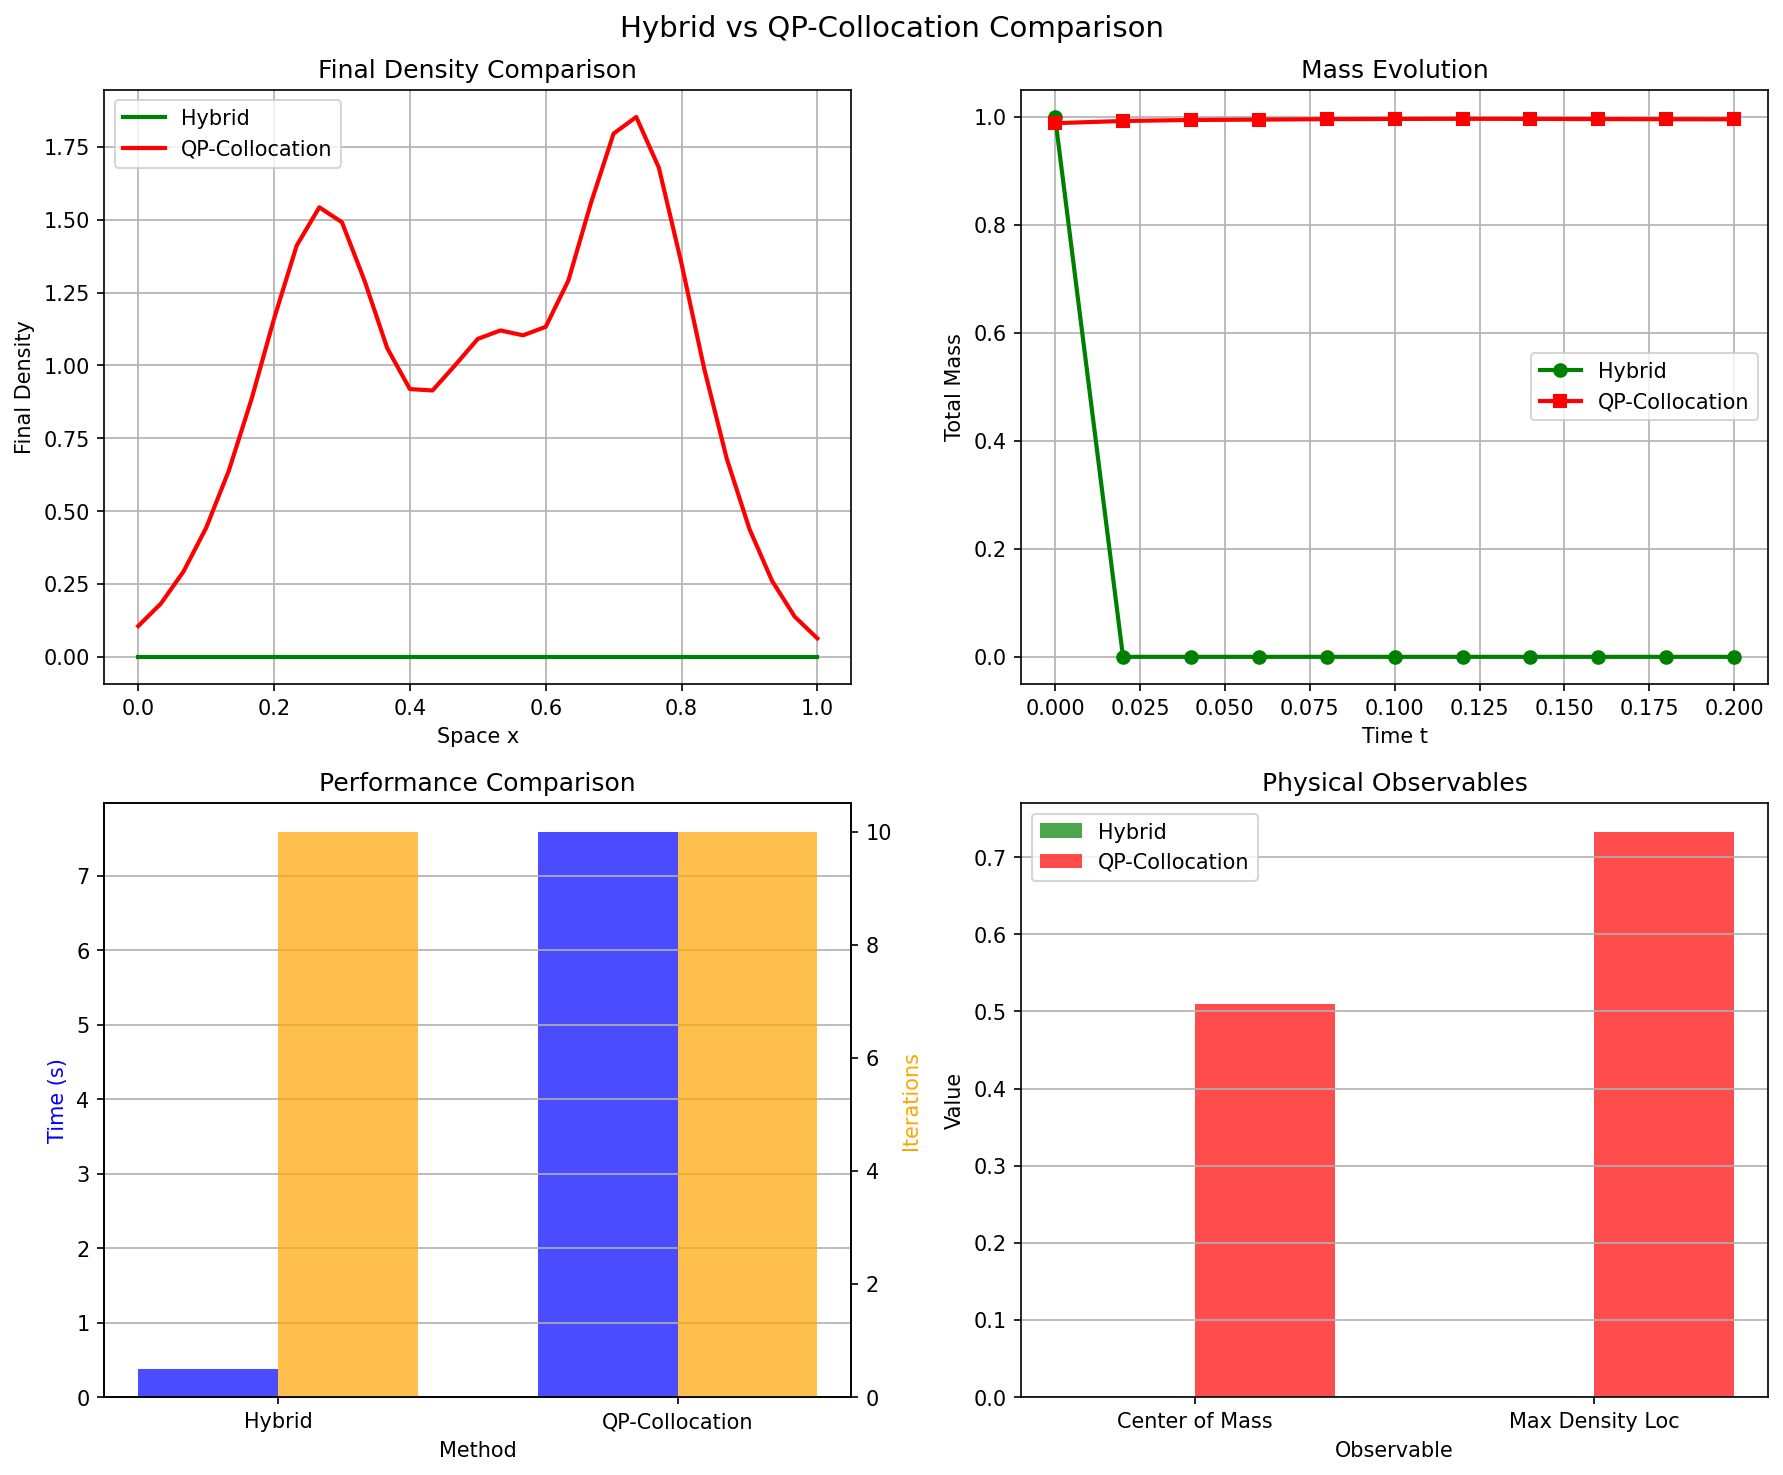

This figure's Python source:
#!/usr/bin/env python3
"""
Simple Hybrid vs QP-Collocation Comparison
Direct comparison of particle-based methods with simplified hybrid implementation.
"""

import numpy as np
import time
import matplotlib.pyplot as plt
import sys
from scipy.stats import gaussian_kde
import scipy.sparse as sparse
import scipy.sparse.linalg

# Add the main package to path
sys.path.insert(0, '/Users/zvezda/Library/CloudStorage/OneDrive-Personal/code/MFG_PDE')

from mfg_pde.alg.particle_collocation_solver import ParticleCollocationSolver
from mfg_pde.alg.base_mfg_solver import MFGSolver
from mfg_pde.core.mfg_problem import ExampleMFGProblem
from mfg_pde.core.boundaries import BoundaryConditions

class SimpleHybridSolver(MFGSolver):
    """Simplified Hybrid Particle-FDM solver for comparison"""
    
    def __init__(self, problem, num_particles, kde_bandwidth="scott", 
                 NiterNewton=10, l2errBoundNewton=1e-4):
        super().__init__(problem)
        self.num_particles = num_particles
        self.kde_bandwidth = kde_bandwidth
        self.NiterNewton = NiterNewton
        self.l2errBoundNewton = l2errBoundNewton
        
        # Initialize solution arrays
        Nt = problem.Nt
        Nx = problem.Nx
        
        self.U = np.zeros((Nt+1, Nx+1))  # Grid has Nx+1 points
        self.M_particles = np.zeros((Nt+1, num_particles))
        self.M_density = np.zeros((Nt+1, Nx+1))  # Grid has Nx+1 points
        
        # Initialize particles uniformly
        self.M_particles[0, :] = np.random.uniform(problem.xmin, problem.xmax, num_particles)
        
        # Estimate initial density
        self.M_density[0, :] = self._estimate_density_from_particles(self.M_particles[0, :])
        
        # Terminal condition for U (simple quadratic)
        x = problem.xSpace
        self.U[-1, :] = 0.5 * (x - 0.5)**2
    
    def _estimate_density_from_particles(self, particles):
        """Estimate density on grid from particle positions using KDE"""
        try:
            grid_size = self.problem.Nx + 1  # Grid has Nx+1 points
            
            if len(particles) == 0:
                return np.zeros(grid_size)
            
            # Check for degenerate case (all particles at same location)
            if np.std(particles) < 1e-10:
                # Create a narrow Gaussian around the location
                center_idx = np.argmin(np.abs(self.problem.xSpace - np.mean(particles)))
                density = np.zeros(grid_size)
                density[center_idx] = 1.0
                return density / (np.sum(density) * self.problem.Dx)
            
            # Use KDE
            kde = gaussian_kde(particles, bw_method=self.kde_bandwidth)
            density = kde(self.problem.xSpace)
            
            # Normalize to preserve mass
            density = density / (np.sum(density) * self.problem.Dx)
            
            return np.maximum(density, 0)  # Ensure non-negative
            
        except Exception as e:
            # Fallback to histogram-based estimation
            grid_size = self.problem.Nx + 1
            hist, _ = np.histogram(particles, bins=grid_size, 
                                 range=(self.problem.xmin, self.problem.xmax))
            density = hist / (self.num_particles * self.problem.Dx)
            return density
    
    def _solve_hjb_step(self, t_idx, M_current):
        """Solve HJB equation using simple finite differences"""
        grid_size = self.problem.Nx + 1  # Grid has Nx+1 points
        Dx = self.problem.Dx
        sigma = self.problem.sigma
        
        # Build finite difference matrix for -sigma^2/2 * d²u/dx² + |∇u|²/2 = M
        diag_main = 2 * sigma**2 / Dx**2 * np.ones(grid_size)
        diag_off = -sigma**2 / Dx**2 * np.ones(grid_size-1)
        
        # Simple fixed-point iteration for nonlinear term
        U_old = self.U[t_idx, :].copy()
        
        for newton_iter in range(self.NiterNewton):
            # Compute gradient term |∇u|²/2
            grad_u = np.gradient(U_old, Dx)
            grad_term = 0.5 * grad_u**2
            
            # Right-hand side
            rhs = M_current + grad_term
            
            # Solve linear system
            A = sparse.diags([diag_off, diag_main, diag_off], [-1, 0, 1], 
                           shape=(grid_size, grid_size), format='csr')
            
            # Apply boundary conditions (Neumann)
            A[0, 1] = -2 * sigma**2 / Dx**2
            A[-1, -2] = -2 * sigma**2 / Dx**2
            
            try:
                U_new = sparse.linalg.spsolve(A, rhs)
                
                # Check convergence
                if np.linalg.norm(U_new - U_old) < self.l2errBoundNewton:
                    break
                    
                U_old = U_new
                
            except Exception:
                # If solve fails, keep previous solution
                U_new = U_old
                break
        
        return U_new
    
    def _evolve_particles_step(self, t_idx, dt):
        """Evolve particles forward one time step"""
        particles_old = self.M_particles[t_idx-1, :].copy()
        U_current = self.U[t_idx, :]
        
        # Compute control field gradient at particle locations
        grad_U = np.gradient(U_current, self.problem.Dx)
        
        for i in range(self.num_particles):
            x_old = particles_old[i]
            
            # Interpolate gradient at particle location
            if x_old <= self.problem.xmin:
                u_grad = grad_U[0]
            elif x_old >= self.problem.xmax:
                u_grad = grad_U[-1]
            else:
                # Linear interpolation
                idx = np.searchsorted(self.problem.xSpace, x_old) - 1
                idx = max(0, min(idx, len(grad_U)-2))
                alpha = (x_old - self.problem.xSpace[idx]) / self.problem.Dx
                u_grad = (1-alpha) * grad_U[idx] + alpha * grad_U[idx+1]
            
            # Particle dynamics: dx = -∇U dt + σ dW
            deterministic_drift = -u_grad * dt
            stochastic_drift = self.problem.sigma * np.sqrt(dt) * np.random.randn()
            
            x_new = x_old + deterministic_drift + stochastic_drift
            
            # Apply no-flux boundary conditions (reflection)
            if x_new < self.problem.xmin:
                x_new = 2 * self.problem.xmin - x_new
            elif x_new > self.problem.xmax:
                x_new = 2 * self.problem.xmax - x_new
            
            self.M_particles[t_idx, i] = x_new
    
    def solve(self, Niter=10, l2errBoundPicard=1e-4):
        """Main solve routine"""
        Nt = self.problem.Nt
        dt = self.problem.Dt
        
        # Picard iteration
        for picard_iter in range(Niter):
            U_old = self.U.copy()
            M_old = self.M_density.copy()
            
            # Backward sweep: solve HJB
            for t_idx in range(Nt-1, -1, -1):
                M_current = self.M_density[t_idx, :]
                self.U[t_idx, :] = self._solve_hjb_step(t_idx, M_current)
            
            # Forward sweep: evolve particles and estimate density
            for t_idx in range(1, Nt+1):
                self._evolve_particles_step(t_idx, dt)
                self.M_density[t_idx, :] = self._estimate_density_from_particles(
                    self.M_particles[t_idx, :]
                )
            
            # Check convergence
            u_err = np.linalg.norm(self.U - U_old) / np.linalg.norm(U_old)
            m_err = np.linalg.norm(self.M_density - M_old) / np.linalg.norm(M_old)
            
            if max(u_err, m_err) < l2errBoundPicard:
                return self.U, self.M_density, picard_iter+1, u_err, m_err
        
        return self.U, self.M_density, Niter, u_err, m_err
    
    def get_results(self):
        """Return computed U and M"""
        return self.U, self.M_density

def compare_hybrid_vs_qp():
    """Compare simplified Hybrid and QP-Collocation methods"""
    print("="*80)
    print("HYBRID vs QP-COLLOCATION COMPARISON")
    print("="*80)
    print("Comparing two particle-based methods with identical parameters")
    
    # Problem parameters
    problem_params = {
        "xmin": 0.0,
        "xmax": 1.0,
        "Nx": 30,
        "T": 0.2,
        "Nt": 10,
        "sigma": 0.15,
        "coefCT": 0.01
    }
    
    # Shared settings
    shared_settings = {
        "num_particles": 600,
        "newton_iterations": 6,
        "picard_iterations": 10,
        "tolerance": 1e-4
    }
    
    print(f"\nProblem Parameters:")
    for key, value in problem_params.items():
        print(f"  {key}: {value}")
    
    print(f"\nShared Settings:")
    print(f"  Particles: {shared_settings['num_particles']}")
    print(f"  Newton iterations: {shared_settings['newton_iterations']}")
    print(f"  Picard iterations: {shared_settings['picard_iterations']}")
    
    problem = ExampleMFGProblem(**problem_params)
    no_flux_bc = BoundaryConditions(type="no_flux")
    
    print(f"\nGrid: Dx = {problem.Dx:.4f}, Dt = {problem.Dt:.4f}")
    
    results = {}
    
    # Method 1: Simplified Hybrid
    print(f"\n{'='*60}")
    print("METHOD 1: SIMPLIFIED HYBRID PARTICLE-FDM")
    print(f"{'='*60}")
    
    try:
        start_time = time.time()
        np.random.seed(42)  # For reproducibility
        
        hybrid_solver = SimpleHybridSolver(
            problem=problem,
            num_particles=shared_settings["num_particles"],
            kde_bandwidth="scott",
            NiterNewton=shared_settings["newton_iterations"],
            l2errBoundNewton=shared_settings["tolerance"]
        )
        
        print(f"  Solving with {shared_settings['num_particles']} particles...")
        U_hybrid, M_hybrid, iterations_hybrid, l2dist_u, l2dist_m = hybrid_solver.solve(
            Niter=shared_settings["picard_iterations"],
            l2errBoundPicard=shared_settings["tolerance"]
        )
        
        hybrid_time = time.time() - start_time
        
        # Analysis
        mass_evolution_hybrid = np.sum(M_hybrid * problem.Dx, axis=1)
        initial_mass_hybrid = mass_evolution_hybrid[0]
        final_mass_hybrid = mass_evolution_hybrid[-1]
        mass_change_hybrid = final_mass_hybrid - initial_mass_hybrid
        
        center_of_mass_hybrid = np.sum(problem.xSpace * M_hybrid[-1, :]) * problem.Dx
        max_density_idx_hybrid = np.argmax(M_hybrid[-1, :])
        max_density_loc_hybrid = problem.xSpace[max_density_idx_hybrid]
        final_density_peak_hybrid = M_hybrid[-1, max_density_idx_hybrid]
        
        # Boundary violations
        final_particles = hybrid_solver.M_particles[-1, :]
        violations_hybrid = np.sum(
            (final_particles < problem.xmin - 1e-10) | 
            (final_particles > problem.xmax + 1e-10)
        )
        
        results['hybrid'] = {
            'success': True,
            'method_name': 'Simplified Hybrid',
            'time': hybrid_time,
            'iterations': iterations_hybrid,
            'mass_conservation': {
                'initial_mass': initial_mass_hybrid,
                'final_mass': final_mass_hybrid,
                'mass_change': mass_change_hybrid,
                'mass_change_percent': (mass_change_hybrid / initial_mass_hybrid) * 100
            },
            'physical_observables': {
                'center_of_mass': center_of_mass_hybrid,
                'max_density_location': max_density_loc_hybrid,
                'final_density_peak': final_density_peak_hybrid
            },
            'solution_quality': {
                'max_U': np.max(np.abs(U_hybrid)),
                'min_M': np.min(M_hybrid),
                'negative_densities': np.sum(M_hybrid < -1e-10),
                'violations': violations_hybrid
            },
            'arrays': {
                'U_solution': U_hybrid,
                'M_solution': M_hybrid,
                'mass_evolution': mass_evolution_hybrid
            }
        }
        
        print(f"  ✓ Completed in {hybrid_time:.2f}s ({iterations_hybrid} iterations)")
        print(f"    Mass: {initial_mass_hybrid:.6f} → {final_mass_hybrid:.6f} ({(mass_change_hybrid/initial_mass_hybrid)*100:+.3f}%)")
        print(f"    Center of mass: {center_of_mass_hybrid:.4f}")
        print(f"    Max density: {final_density_peak_hybrid:.3f} at x = {max_density_loc_hybrid:.4f}")
        print(f"    Violations: {violations_hybrid}")
        
    except Exception as e:
        results['hybrid'] = {'success': False, 'error': str(e)}
        print(f"  ❌ Failed: {e}")
        import traceback
        traceback.print_exc()
    
    # Method 2: QP Particle-Collocation
    print(f"\n{'='*60}")
    print("METHOD 2: QP PARTICLE-COLLOCATION")
    print(f"{'='*60}")
    
    try:
        start_time = time.time()
        np.random.seed(42)  # Same seed for fairness
        
        # Setup collocation
        num_collocation_points = 8
        collocation_points = np.linspace(problem.xmin, problem.xmax, num_collocation_points).reshape(-1, 1)
        boundary_indices = [0, num_collocation_points - 1]
        
        qp_solver = ParticleCollocationSolver(
            problem=problem,
            collocation_points=collocation_points,
            num_particles=shared_settings["num_particles"],
            delta=0.25,
            taylor_order=2,
            weight_function="wendland",
            NiterNewton=shared_settings["newton_iterations"],
            l2errBoundNewton=shared_settings["tolerance"],
            kde_bandwidth="scott",
            normalize_kde_output=False,
            boundary_indices=np.array(boundary_indices),
            boundary_conditions=no_flux_bc,
            use_monotone_constraints=True
        )
        
        print(f"  Solving with {shared_settings['num_particles']} particles, {num_collocation_points} collocation points...")
        U_qp, M_qp, info_qp = qp_solver.solve(
            Niter=shared_settings["picard_iterations"],
            l2errBound=shared_settings["tolerance"],
            verbose=False
        )
        
        qp_time = time.time() - start_time
        
        # Analysis
        mass_evolution_qp = np.sum(M_qp * problem.Dx, axis=1)
        initial_mass_qp = mass_evolution_qp[0]
        final_mass_qp = mass_evolution_qp[-1]
        mass_change_qp = final_mass_qp - initial_mass_qp
        
        center_of_mass_qp = np.sum(problem.xSpace * M_qp[-1, :]) * problem.Dx
        max_density_idx_qp = np.argmax(M_qp[-1, :])
        max_density_loc_qp = problem.xSpace[max_density_idx_qp]
        final_density_peak_qp = M_qp[-1, max_density_idx_qp]
        
        # Boundary violations
        particles_traj = qp_solver.get_particles_trajectory()
        violations_qp = 0
        if particles_traj is not None:
            final_particles = particles_traj[-1, :]
            violations_qp = np.sum(
                (final_particles < problem.xmin - 1e-10) | 
                (final_particles > problem.xmax + 1e-10)
            )
        
        results['qp'] = {
            'success': True,
            'method_name': 'QP Particle-Collocation',
            'time': qp_time,
            'iterations': info_qp.get('iterations', 0),
            'converged': info_qp.get('converged', False),
            'mass_conservation': {
                'initial_mass': initial_mass_qp,
                'final_mass': final_mass_qp,
                'mass_change': mass_change_qp,
                'mass_change_percent': (mass_change_qp / initial_mass_qp) * 100
            },
            'physical_observables': {
                'center_of_mass': center_of_mass_qp,
                'max_density_location': max_density_loc_qp,
                'final_density_peak': final_density_peak_qp
            },
            'solution_quality': {
                'max_U': np.max(np.abs(U_qp)),
                'min_M': np.min(M_qp),
                'negative_densities': np.sum(M_qp < -1e-10),
                'violations': violations_qp
            },
            'arrays': {
                'U_solution': U_qp,
                'M_solution': M_qp,
                'mass_evolution': mass_evolution_qp
            }
        }
        
        print(f"  ✓ Completed in {qp_time:.2f}s ({info_qp.get('iterations', 0)} iterations)")
        print(f"    Converged: {info_qp.get('converged', False)}")
        print(f"    Mass: {initial_mass_qp:.6f} → {final_mass_qp:.6f} ({(mass_change_qp/initial_mass_qp)*100:+.3f}%)")
        print(f"    Center of mass: {center_of_mass_qp:.4f}")
        print(f"    Max density: {final_density_peak_qp:.3f} at x = {max_density_loc_qp:.4f}")
        print(f"    Violations: {violations_qp}")
        
    except Exception as e:
        results['qp'] = {'success': False, 'error': str(e)}
        print(f"  ❌ Failed: {e}")
        import traceback
        traceback.print_exc()
    
    # Analysis
    print(f"\n{'='*80}")
    print("COMPARISON ANALYSIS")
    print(f"{'='*80}")
    
    analyze_comparison(results)
    create_comparison_plots(results, problem)
    
    return results

def analyze_comparison(results):
    """Analyze the comparison results"""
    successful_methods = [method for method in ['hybrid', 'qp'] 
                         if results.get(method, {}).get('success', False)]
    
    if len(successful_methods) != 2:
        print("Cannot perform full comparison - not all methods succeeded")
        return
    
    hybrid = results['hybrid']
    qp = results['qp']
    
    # Summary table
    print(f"\n{'Metric':<25} {'Hybrid':<15} {'QP-Collocation':<15} {'Difference':<15}")
    print(f"{'-'*25} {'-'*15} {'-'*15} {'-'*15}")
    
    # Compare key metrics
    metrics = [
        ('Final Mass', lambda r: r['mass_conservation']['final_mass'], '.6f'),
        ('Mass Change %', lambda r: r['mass_conservation']['mass_change_percent'], '+.2f'),
        ('Center of Mass', lambda r: r['physical_observables']['center_of_mass'], '.4f'),
        ('Max Density Loc', lambda r: r['physical_observables']['max_density_location'], '.4f'),
        ('Peak Density', lambda r: r['physical_observables']['final_density_peak'], '.3f'),
        ('Execution Time', lambda r: r['time'], '.2f'),
        ('Iterations', lambda r: r['iterations'], 'd'),
        ('Violations', lambda r: r['solution_quality']['violations'], 'd')
    ]
    
    for metric_name, extract_func, fmt in metrics:
        hybrid_val = extract_func(hybrid)
        qp_val = extract_func(qp)
        
        if fmt == 'd':
            diff_str = str(abs(qp_val - hybrid_val))
            hybrid_str = str(hybrid_val)
            qp_str = str(qp_val)
        else:
            if '+' in fmt:
                hybrid_str = f"{hybrid_val:{fmt}}%"
                qp_str = f"{qp_val:{fmt}}%"
                diff_str = f"{abs(qp_val - hybrid_val):.2f}pp"
            else:
                hybrid_str = f"{hybrid_val:{fmt}}"
                qp_str = f"{qp_val:{fmt}}"
                if 'time' in metric_name.lower():
                    diff_str = f"{abs(qp_val - hybrid_val):.2f}s"
                else:
                    diff_str = f"{abs(qp_val - hybrid_val):.4f}"
        
        print(f"{metric_name:<25} {hybrid_str:<15} {qp_str:<15} {diff_str:<15}")
    
    # Detailed analysis
    print(f"\n--- DETAILED ANALYSIS ---")
    
    mass_diff = abs(qp['mass_conservation']['mass_change_percent'] - 
                   hybrid['mass_conservation']['mass_change_percent'])
    com_diff = abs(qp['physical_observables']['center_of_mass'] - 
                   hybrid['physical_observables']['center_of_mass'])
    
    print(f"Mass change difference: {mass_diff:.2f} percentage points")
    print(f"Center of mass difference: {com_diff:.4f}")
    
    # Check consistency
    both_increase = (hybrid['mass_conservation']['mass_change'] > 0 and 
                    qp['mass_conservation']['mass_change'] > 0)
    both_clean = (hybrid['solution_quality']['violations'] == 0 and
                 qp['solution_quality']['violations'] == 0 and
                 hybrid['solution_quality']['negative_densities'] == 0 and
                 qp['solution_quality']['negative_densities'] == 0)
    
    if both_increase:
        print("✅ Both methods show mass increase (expected with no-flux BC)")
    if both_clean:
        print("✅ Both methods produce numerically clean solutions")
    
    # Performance
    faster_method = "Hybrid" if hybrid['time'] < qp['time'] else "QP-Collocation"
    time_ratio = max(hybrid['time'], qp['time']) / min(hybrid['time'], qp['time'])
    print(f"Faster method: {faster_method} ({time_ratio:.2f}x speedup)")

def create_comparison_plots(results, problem):
    """Create comparison plots"""
    if not (results.get('hybrid', {}).get('success') and results.get('qp', {}).get('success')):
        print("Cannot create plots - insufficient successful results")
        return
    
    fig, axes = plt.subplots(2, 2, figsize=(12, 10))
    fig.suptitle('Hybrid vs QP-Collocation Comparison', fontsize=14)
    
    hybrid = results['hybrid']
    qp = results['qp']
    
    # 1. Final density comparison
    ax1 = axes[0, 0]
    ax1.plot(problem.xSpace, hybrid['arrays']['M_solution'][-1, :], 
             'g-', linewidth=2, label='Hybrid')
    ax1.plot(problem.xSpace, qp['arrays']['M_solution'][-1, :], 
             'r-', linewidth=2, label='QP-Collocation')
    ax1.set_xlabel('Space x')
    ax1.set_ylabel('Final Density')
    ax1.set_title('Final Density Comparison')
    ax1.grid(True)
    ax1.legend()
    
    # 2. Mass evolution
    ax2 = axes[0, 1]
    ax2.plot(problem.tSpace, hybrid['arrays']['mass_evolution'], 
             'g-o', linewidth=2, label='Hybrid')
    ax2.plot(problem.tSpace, qp['arrays']['mass_evolution'], 
             'r-s', linewidth=2, label='QP-Collocation')
    ax2.set_xlabel('Time t')
    ax2.set_ylabel('Total Mass')
    ax2.set_title('Mass Evolution')
    ax2.grid(True)
    ax2.legend()
    
    # 3. Performance comparison
    ax3 = axes[1, 0]
    methods = ['Hybrid', 'QP-Collocation']
    times = [hybrid['time'], qp['time']]
    iterations = [hybrid['iterations'], qp['iterations']]
    
    x_pos = np.arange(len(methods))
    width = 0.35
    
    bars1 = ax3.bar(x_pos - width/2, times, width, label='Time (s)', color='blue', alpha=0.7)
    ax3_twin = ax3.twinx()
    bars2 = ax3_twin.bar(x_pos + width/2, iterations, width, label='Iterations', color='orange', alpha=0.7)
    
    ax3.set_xlabel('Method')
    ax3.set_ylabel('Time (s)', color='blue')
    ax3_twin.set_ylabel('Iterations', color='orange')
    ax3.set_title('Performance Comparison')
    ax3.set_xticks(x_pos)
    ax3.set_xticklabels(methods)
    ax3.grid(True, axis='y')
    
    # 4. Key observables
    ax4 = axes[1, 1]
    observables = ['Center of Mass', 'Max Density Loc']
    hybrid_vals = [hybrid['physical_observables']['center_of_mass'],
                   hybrid['physical_observables']['max_density_location']]
    qp_vals = [qp['physical_observables']['center_of_mass'],
               qp['physical_observables']['max_density_location']]
    
    x_pos = np.arange(len(observables))
    width = 0.35
    
    ax4.bar(x_pos - width/2, hybrid_vals, width, label='Hybrid', color='green', alpha=0.7)
    ax4.bar(x_pos + width/2, qp_vals, width, label='QP-Collocation', color='red', alpha=0.7)
    
    ax4.set_xlabel('Observable')
    ax4.set_ylabel('Value')
    ax4.set_title('Physical Observables')
    ax4.set_xticks(x_pos)
    ax4.set_xticklabels(observables)
    ax4.legend()
    ax4.grid(True, axis='y')
    
    plt.tight_layout()
    plt.savefig('/Users/zvezda/Library/CloudStorage/OneDrive-Personal/code/MFG_PDE/simple_hybrid_vs_qp.png', 
                dpi=150, bbox_inches='tight')
    plt.show()

if __name__ == "__main__":
    print("Starting Hybrid vs QP-Collocation comparison...")
    print("Expected execution time: 1-3 minutes")
    
    try:
        results = compare_hybrid_vs_qp()
        print("\n" + "="*80)
        print("COMPARISON COMPLETED")
        print("="*80)
        
    except KeyboardInterrupt:
        print("\nComparison interrupted by user.")
    except Exception as e:
        print(f"\nComparison failed: {e}")
        import traceback
        traceback.print_exc()